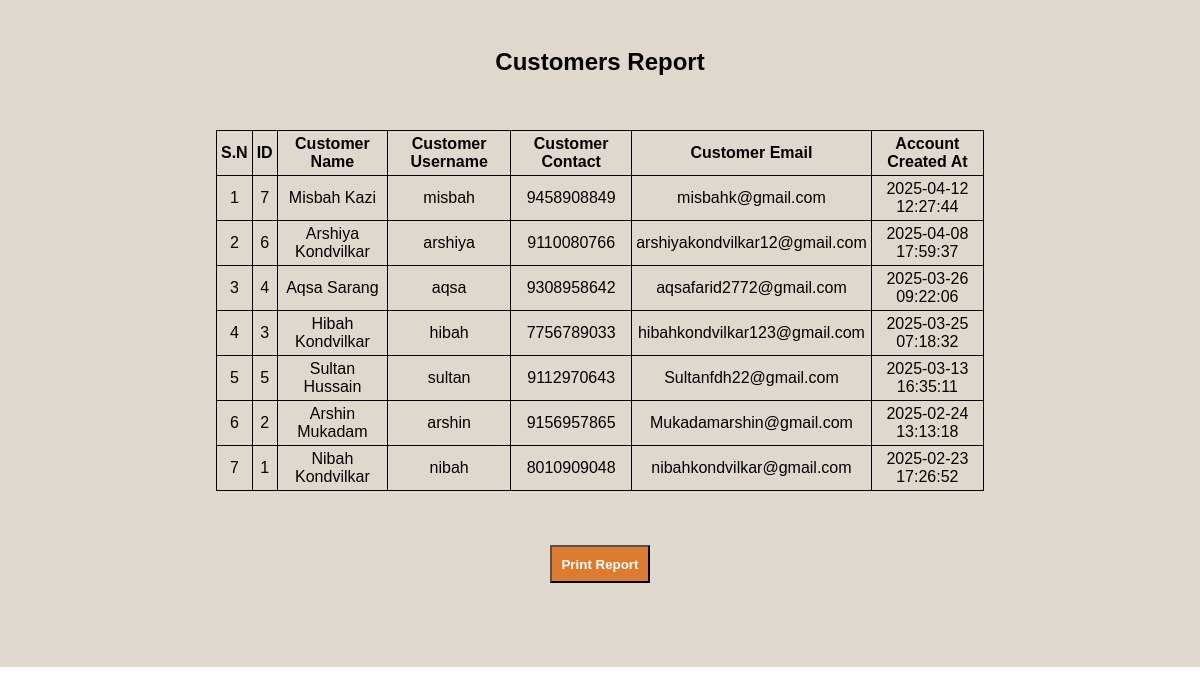
Before: /admin/customerreport.php with the older database file.
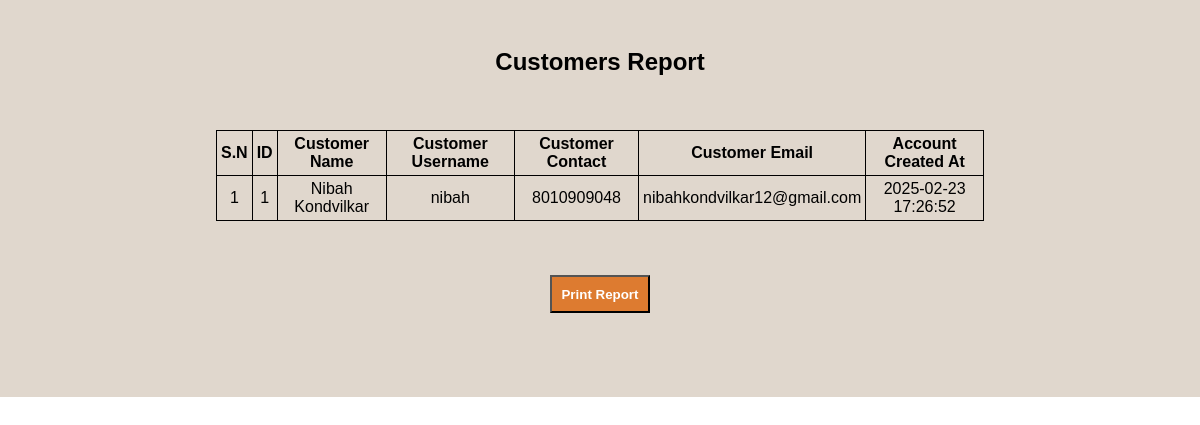
After: the same page with the newer database file.
### tables this page shows
CREATE TABLE `tbl_user` (
  `id` int(10) UNSIGNED NOT NULL,
  `full_name` varchar(100) NOT NULL,
  `username` varchar(100) NOT NULL,
  `contact` varchar(20) NOT NULL,
  `email` varchar(100) NOT NULL,
  `address` varchar(255) NOT NULL,
  `password` varchar(255) NOT NULL,
  `otp` int(11) NOT NULL,
  `otp_expiry` datetime NOT NULL,
  `created_at` timestamp NOT NULL DEFAULT current_timestamp()
);

### admin/customerreport.php (the view, shortened to what this page needs)
<?php include('../config/constants.php');?>
<?php
  $i=1;
  $sql = "SELECT id, full_name, username, contact, email,created_at
  FROM tbl_user
  ORDER BY created_at DESC";
  $res=mysqli_query($conn,$sql);
?>
<!DOCTYPE html>
<html lang="en">
<head>
    <link rel="stylesheet" href="../css/admin.css">
</head>
<body>
    <div class="main-content text-center">
        <div class="wrapper">
            <h2><b>Customers Report</b></h2>
            <br><br><br>
            <table class="tbl-80">
            <tr>
              <th>S.N</th>
              <th>ID</th>
              <th>Customer Name</th>
              <th>Customer Username</th>
              <th>Customer Contact</th>
              <th>Customer Email</th>
              <th>Account Created At</th>
            </tr>
            <?php if(mysqli_num_rows($res)>0) { ?>
            <?php while($row = mysqli_fetch_assoc($res)) {?>
            <tr>
                <td><?php echo $i++;?></td>
                <td><?php echo $row['id'];?></td>
                <td><?php echo $row['full_name'];?></td>
                <td><?php echo $row['username'];?></td>
                <td><?php echo $row['contact'];?></td>
                <td><?php echo $row['email'];?></td>
                <td><?php echo $row['created_at'];?></td>
            </tr>
            <?php } ?>
            <?php } else { ?>
                <tr>
                    <td colspan='5' class='text-center'><strong>No Customer Data Found</strong></td>
                </tr>
            <?php }?>
            </table>
            <br><br><br>
            <form>
            <button type="button" class="no-print btn-report" onclick="window.print()">Print Report</button>
            </form>
            <br><br>
       </div>
    </div>
</body>
</html>

### css/admin.css (style rules this page uses)
* { margin: 0; padding: 0; font-family: Arial, Helvetica, sans-serif; }
.wrapper { padding: 1%; width: 80%; margin: 0 auto; }
.text-center { text-align: center; }
.tbl-80 { width: 80%; padding-left: 20%; border-collapse: collapse; margin-left: auto; margin-right: auto; }
.tbl-80 th, .tbl-80 td { border: 1px solid black; padding: 4px; text-align: center; }
table tr th { border-bottom: 1px solid black; padding: 1%; text-align: left; }
table tr td { padding: 1%; }
.btn-report { background-color: #dd7b30; padding: 1%; color: white; text-decoration: none; font-weight: bold; display: inline-table; }
.main-content { background-color:#e0d7cd ; padding: 3% 0; }

Changed rows visible on the page:
removed tbl_user: id "7", full_name "Misbah Kazi", username "misbah", contact "9458908849", email "misbahk@gmail.com", created_at "2025-04-12 12:27:44"
removed tbl_user: id "6", full_name "Arshiya Kondvilkar", username "arshiya", contact "9110080766", email "arshiyakondvilkar12@gmail.com", created_at "2025-04-08 17:59:37"
removed tbl_user: id "4", full_name "Aqsa Sarang", username "aqsa", contact "9308958642", email "aqsafarid2772@gmail.com", created_at "2025-03-26 09:22:06"
removed tbl_user: id "3", full_name "Hibah Kondvilkar", username "hibah", contact "7756789033", email "hibahkondvilkar123@gmail.com", created_at "2025-03-25 07:18:32"
removed tbl_user: id "5", full_name "Sultan Hussain", username "sultan", contact "9112970643", email "Sultanfdh22@gmail.com", created_at "2025-03-13 16:35:11"
removed tbl_user: id "2", full_name "Arshin Mukadam", username "arshin", contact "9156957865", email "Mukadamarshin@gmail.com", created_at "2025-02-24 13:13:18"
changed tbl_user "Nibah Kondvilkar": email "nibahkondvilkar@gmail.com" → "nibahkondvilkar12@gmail.com"
